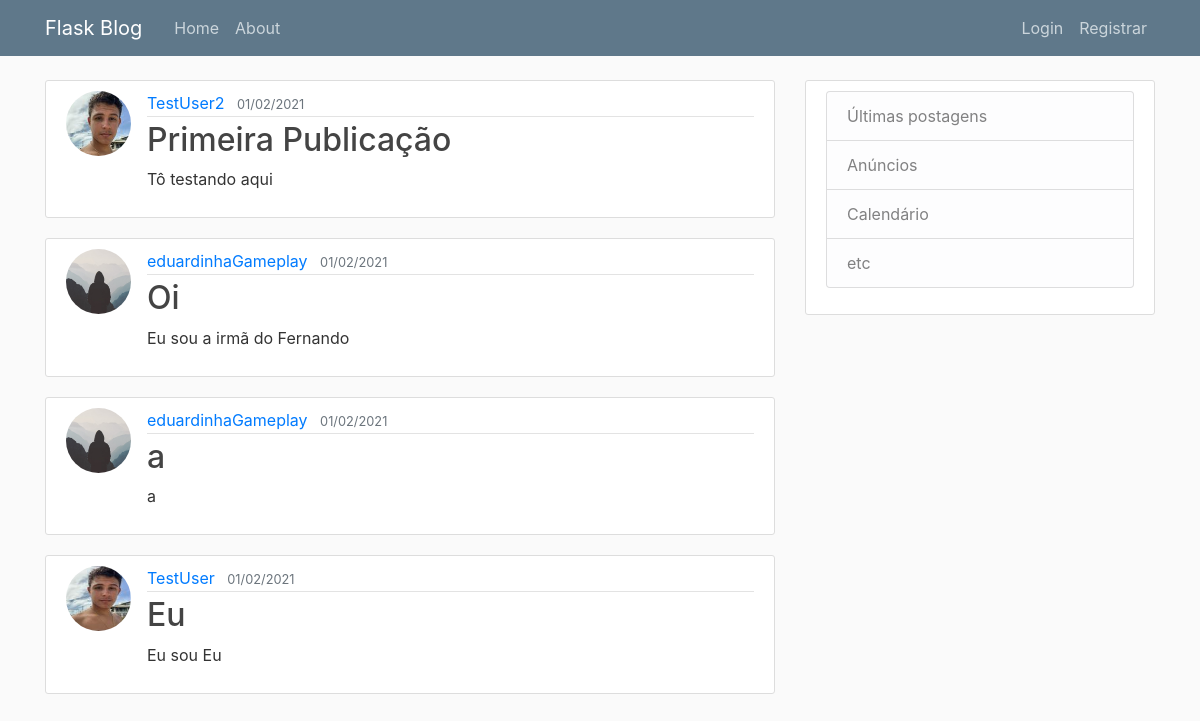
Page /home on the earlier database version.
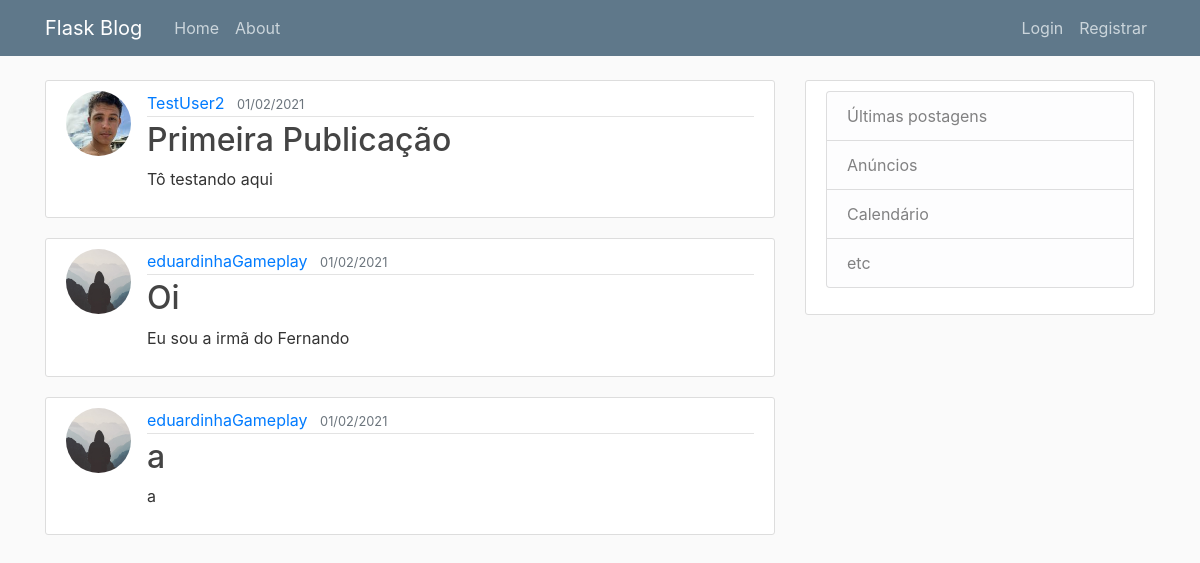
Same page on the later database version.
### flaskblog/models.py (models this page shows, shortened)
class Post(db.Model):
    id = db.Column(db.Integer, primary_key=True)
    title = db.Column(db.String(100), nullable=False)
    date_posted = db.Column(db.DateTime, nullable=False, default=datetime.now())
    content = db.Column(db.Text, nullable=False)
    user_id = db.Column(db.Integer, db.ForeignKey('user.id'), nullable=False)

class User(db.Model, UserMixin):
    id = db.Column(db.Integer, primary_key=True)
    username = db.Column(db.String(20), unique=True, nullable=False)
    email = db.Column(db.String(120), unique=True, nullable=False)
    image_file = db.Column(db.String(20), nullable=False, default='default.jpg')
    password = db.Column(db.String(60), nullable=False)
    posts = db.relationship('Post', backref='author', lazy=True)

### flaskblog/routes.py (the view)
@app.route('/')
@app.route('/home')
def home():
    posts = Post.query.all()
    return render_template('home.html', posts=posts)

### flaskblog/templates/home.html
{% extends "layout.html" %}
{% block content %}
    {% for post in posts %}
        <article class="media content-section">
        <img class="rounded-circle article-img" src="{{ url_for('static', filename='profile_pics/' + post.author.image_file)}}">
            <div class="media-body">
                <div class="article-metadata">
                    <a class="mr-2" href="#">{{ post.author.username }}</a>
                    <small class="text-muted">{{ post.date_posted.strftime("%d/%m/%Y") }}</small>
                </div>
                <h2><a class="article-title" href="{{ url_for('post', post_id=post.id)}}">{{ post.title }}</a></h2>
                <p class="article-content">{{ post.content }}</p>
            </div>
        </article>
    {% endfor %}
{% endblock content %}

Differences in the rows shown:
removed Post: image_file (picture), author.username "TestUser", date_posted "01/02/2021", title "Eu", content "Eu sou Eu"
